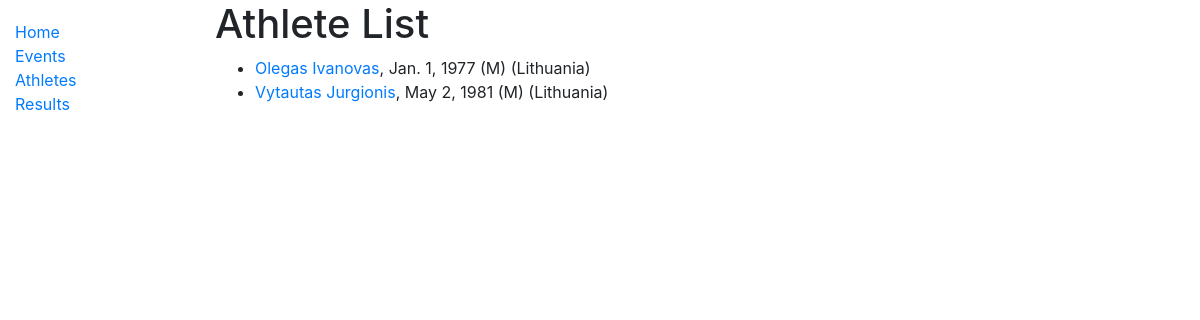
The page /triathlon/athletes/ on the database as committed earlier.
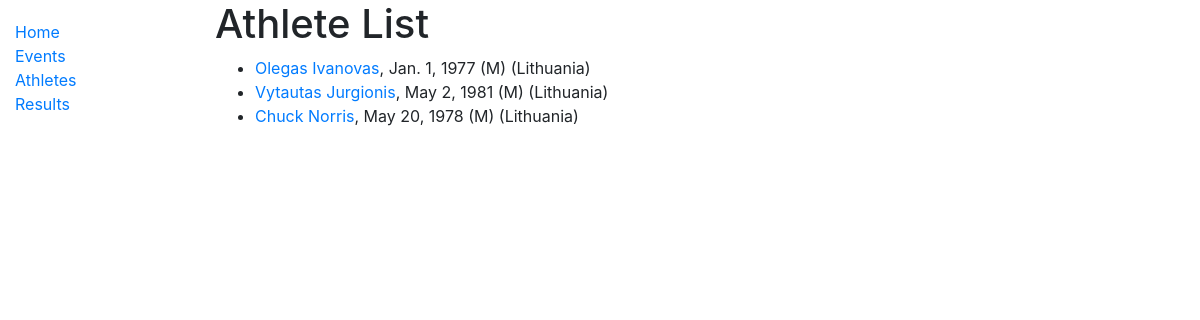
The same page on the database as committed later.
### triathlon/models.py (models this page shows, shortened)
class Athlete(models.Model):
    first_name = models.CharField(max_length=50)
    last_name = models.CharField(max_length=50)
    birth_date = models.DateField('birth date')
    age = models.IntegerField(null=True, blank=True,)
    MALE = 'M'
    FEMALE = 'F'
    CHOICES = (
        (MALE, 'Male'),
        (FEMALE, 'Female'),
    )
    gender = models.CharField(
        max_length=1,
        choices=CHOICES,
        default=MALE,
    )
    country = models.ForeignKey(
        Country,
        on_delete=models.SET_NULL,
        null=True,
    )
    headshot = models.ImageField(null=True, blank=True, upload_to="athlete_headshots/")
    def get_absolute_url(self):
        return reverse('athlete-detail', args=[str(self.id)])
    class Meta:
        ordering = ['last_name']

class Country(models.Model):
    name = models.CharField(max_length=50)
    class Meta:
        verbose_name_plural = 'Countries'
    def __str__(self):
        return self.name

### triathlon/views.py (the view)
# urls.py: path('athletes/', views.AthleteListView.as_view(), name='athletes'),
class AthleteListView(generic.ListView):
    model = Athlete
    paginate_by = 10

### triathlon/templates/triathlon/athlete_list.html
{% extends "base_generic.html" %}
{% block content %}
  <h1>Athlete List</h1>
  {% if athlete_list %}
  <ul>
    {% for athlete in athlete_list %}
      <li>
        <a href="{{ athlete.get_absolute_url }}">{{ athlete.first_name }} {{athlete.last_name}}</a>, {{athlete.birth_date}} ({{athlete.gender}}) ({{athlete.country}})
      </li>
    {% endfor %}
  </ul>
  {% else %}
    <p>There are no athletes.</p>
  {% endif %}
{% endblock %}

### triathlon/templates/base_generic.html (shortened to what this page needs)
<!DOCTYPE html>
<html lang="en">
<head>
    <link rel="stylesheet" href="https://stackpath.bootstrapcdn.com/bootstrap/4.1.3/css/bootstrap.min.css"
>
    {% load static %}
    <link rel="stylesheet" href="{% static 'css/styles.css' %}">
</head>
<body>
    <div class="container-fluid">
        <div class="row">
            <div class="col-sm-2">
                {% block sidebar %}
                <ul class="sidebar-nav">
                    <li><a href="{% url 'index' %}">Home</a></li>
                    <li><a href="{% url 'events' %}">Events</a></li>
                    <li><a href="{% url 'athletes' %}">Athletes</a></li>
                    <li><a href="{% url 'results' %}">Results</a></li>
                </ul>
                {% endblock %}
            </div>
            <div class="col-sm-10 ">
                {% block content %}{% endblock %}
            </div>
        </div>
    </div>
</body>
</html>

### triathlon/static/css/styles.css (style rules this page uses)
.sidebar-nav { margin-top: 20px; padding: 0; list-style: none; }

Rows that differ between the two databases and show on the page:
added Athlete: first_name "Chuck", last_name "Norris", birth_date "May 20, 1978", gender "M", country "Lithuania"
